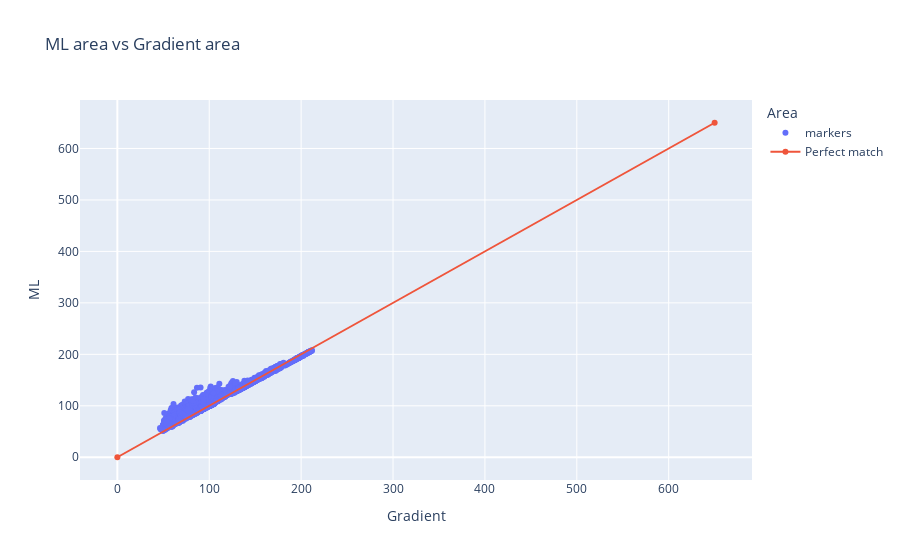

Notebook code for this chart:
### Markdown cell above
Make a histogram comparing the area of the ML and gradient. If it skews we have a bias towards making bigger/smaller granules in the model.

ML on y axis, Gradient on x axis. Each point is is the area of the graunle for each method.

### Code cell
fig = go.Figure()
fig.add_trace(go.Scatter(x=df['area_gradient'], y=df['area_ml'], mode='markers', name='markers'))
fig.add_trace(go.Scatter(x=[0,650], y=[0,650], name="Perfect match"))
fig.update_layout(
    title="ML area vs Gradient area",
    xaxis_title="Gradient",
    yaxis_title="ML",
    legend_title="Area",
)
fig.show()

### Figure 1 — Plotly figure (JSON) as saved in the notebook; plotly's stock layout.template omitted (floating-point values rounded to 4 significant figures; data arrays with more than 128 entries replaced by an {"elided": "..."} marker saying what was removed)
{"data": [{"mode": "markers", "name": "markers", "type": "scatter", "x": {"elided": "3911 float values"}, "y": {"elided": "3911 float values"}}, {"name": "Perfect match", "type": "scatter", "x": [0, 650], "y": [0, 650]}], "layout": {"legend": {"title": {"text": "Area"}}, "title": {"text": "ML area vs Gradient area"}, "xaxis": {"title": {"text": "Gradient"}}, "yaxis": {"title": {"text": "ML"}}}}
